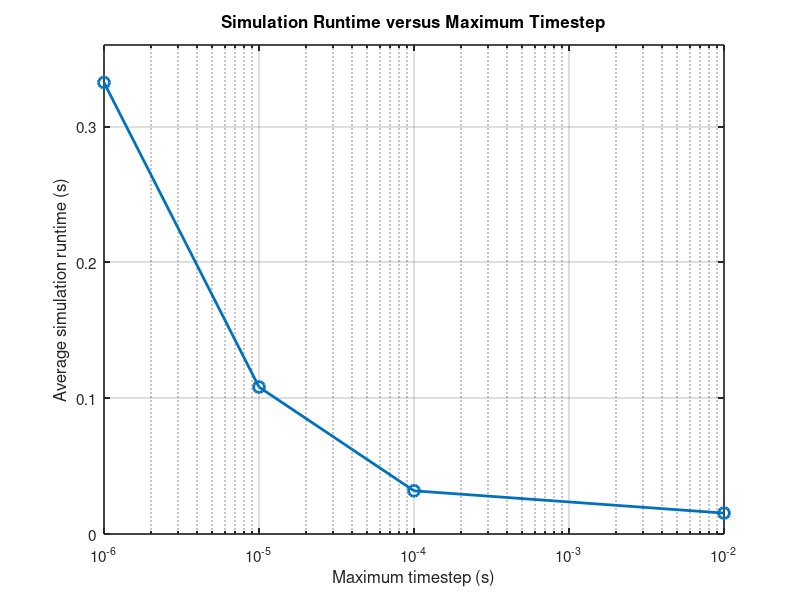

MATLAB code to generate this figure:
% Wong Jin Tim
% Student ID: 20612520
% Task II - Runtime vs maximum timestep

clear; clc; close all;

timestep = [1e-6 10e-6 100e-6 10e-3];   % seconds
runtime  = [0.3324 0.1082 0.0318 0.0154];   % average runtime in seconds

figure('Color','w');
semilogx(timestep, runtime, '-o', 'LineWidth', 2, 'MarkerSize', 8);
grid on;

xlabel('Maximum timestep (s)', 'FontSize', 12);
ylabel('Average simulation runtime (s)', 'FontSize', 12);
title('Simulation Runtime versus Maximum Timestep', 'FontSize', 13);

set(gca, 'FontSize', 11, 'LineWidth', 1.2);
ylim([0 0.36]);
